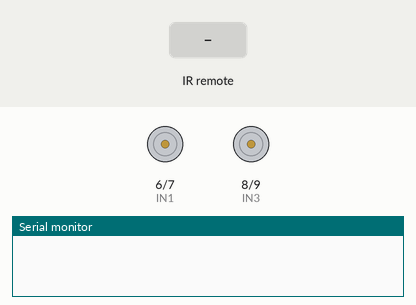
Simulated run of this sketch. Board: Arduino Uno, built with avr-gcc and run on an emulated ATmega328P. On the bench: motor-driver pin pairs drawn as motors (green arrow = first pin HIGH = forward, orange = second pin HIGH = backward, longer = more drive, scaled by the enable pin), the last lines printed to the serial monitor. The test bench sets the inputs (shaded band).

Above: at 1.2 s.
1.3 s: infrared code 0xFF629D received
At 1.7 s:
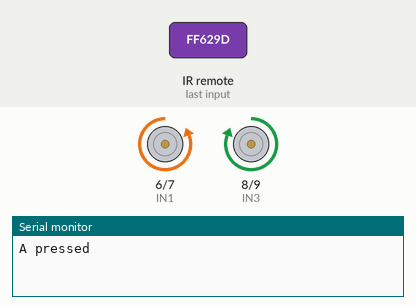
3.3 s: infrared code 0xFFA857 received
At 3.7 s:
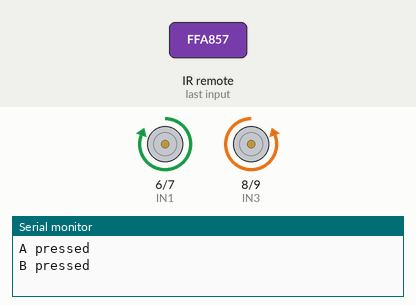
5.3 s: infrared code 0xFF22DD received
At 5.7 s:
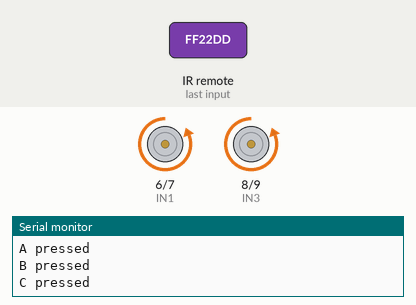
7.3 s: infrared code 0xFFC23D received
At 7.7 s:
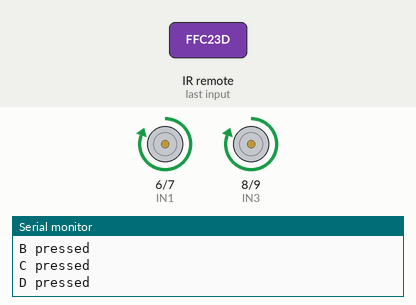
Timing chart, 0 to 10.3 s (numbered marks = the images above; inputs shaded):
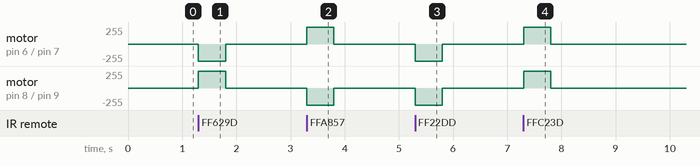

The sketch:

car-ir.ino
```cpp
//www.elegoo.com
//2016.09.23
#include <IRremote.h>

// For motor
int IN1=6;
int IN2=7;
int IN3=8;
int IN4=9;
int ENA=5;
int ENB=11;

// For IR
int IR_PIN = 12;
#define IR_BUTTON_A 16736925
#define IR_BUTTON_B 16754775
#define IR_BUTTON_C 16720605
#define IR_BUTTON_D 16761405
#define IR_BUTTON_X 16712445
IRrecv irrecv(IR_PIN);
decode_results decoded;
unsigned long decoded_value;

void leftWheelsRev()
{
  digitalWrite(IN1,HIGH);
  digitalWrite(IN2,LOW);
}

void rightWheelsRev()
{
  digitalWrite(IN3,LOW);
  digitalWrite(IN4,HIGH);
}

void leftWheelsFwd()
{
  digitalWrite(IN2,HIGH);
  digitalWrite(IN1,LOW);
}

void rightWheelsFwd()
{
  digitalWrite(IN4,LOW);
  digitalWrite(IN3,HIGH);
}

void leftWheelsStop()
{
  digitalWrite(IN2,LOW);
  digitalWrite(IN1,LOW);
}

void rightWheelsStop()
{
  digitalWrite(IN4,LOW);
  digitalWrite(IN3,LOW);
}

void carMoveFwd()
{
  leftWheelsFwd();
  rightWheelsFwd();
}

void carMoveRev()
{
  leftWheelsRev();
  rightWheelsRev();
}

void carStop()
{
  leftWheelsStop();
  rightWheelsStop();
}

void carRotateClockwise()
{
  leftWheelsRev();
  rightWheelsFwd();
}

void carRotateCounterClockwise()
{
  leftWheelsFwd();
  rightWheelsRev();
}

void setSpeed(int speed)
{
  analogWrite(ENA, speed);
  analogWrite(ENB, speed);
}

void setup()
{
  pinMode(IN1,OUTPUT);
  pinMode(IN2,OUTPUT);
  pinMode(IN3,OUTPUT);
  pinMode(IN4,OUTPUT);
  pinMode(ENA,OUTPUT);
  pinMode(ENB,OUTPUT);

  // For bluetooth
  Serial.begin(9600);

  //For IR magic
  pinMode(IR_PIN,INPUT);
  irrecv.enableIRIn();

  // set speed to max.
  digitalWrite(ENA,HIGH);
  digitalWrite(ENB,HIGH);
}

void loop()
{
  if (not irrecv.decode(&decoded))
    return;

  decoded_value = decoded.value;
  irrecv.resume();

  switch(decoded_value) {
  case IR_BUTTON_A:
    Serial.println("A pressed\n");
    carMoveFwd();
    break;

  case IR_BUTTON_B:
    Serial.println("B pressed\n");
    carMoveRev();
    break;

  case IR_BUTTON_C:
    Serial.println("C pressed\n");
    carRotateCounterClockwise();
    break;

  case IR_BUTTON_D:
    Serial.println("D pressed\n");
    carRotateClockwise();
    break;

  case IR_BUTTON_X:
    Serial.println("X pressed\n");
    carStop();
    break;
  }

  // stop everything after 500ms
  delay(500);
  carStop();
}
```

Measured:
- after the input at 1.3 s, motor on pin 6 (IN1) / pin 7 (IN2): stopped → backward 255/255 at once, → stopped 0.50 s later; motor on pin 8 (IN3) / pin 9 (IN4): stopped → forward 255/255 at once, → stopped 0.50 s later
- after the input at 3.3 s, motor on pin 6 (IN1) / pin 7 (IN2): stopped → forward 255/255 at once, → stopped 0.50 s later; motor on pin 8 (IN3) / pin 9 (IN4): stopped → backward 255/255 at once, → stopped 0.50 s later
- after the input at 5.3 s, motor on pin 6 (IN1) / pin 7 (IN2), motor on pin 8 (IN3) / pin 9 (IN4): stopped → backward 255/255 at once, → stopped 0.50 s later
- after the input at 7.3 s, motor on pin 6 (IN1) / pin 7 (IN2), motor on pin 8 (IN3) / pin 9 (IN4): stopped → forward 255/255 at once, → stopped 0.50 s later
